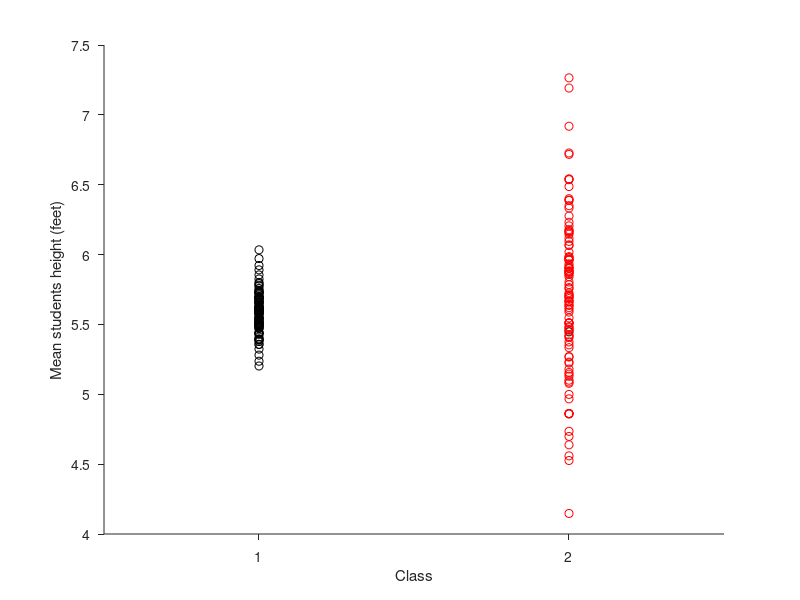
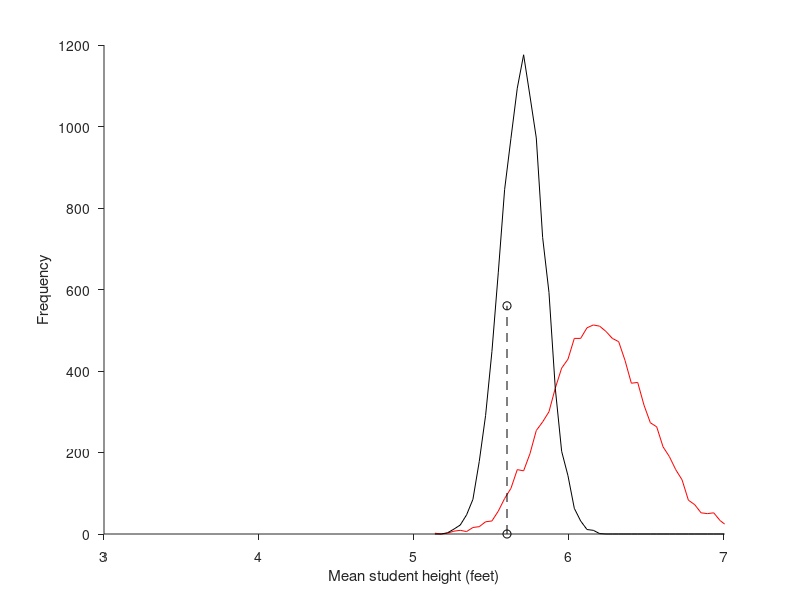

These figures' MATLAB source, in order: (Note: this script raises an error after producing the figures.)
%% Bootstrap: What is your confidence, given your data?
%
% - This tutorial will show how to implement a bootstrap method to
%   establish the reliability of a statistics given data samples of different
%   size.
% 
% Pestilli, Franco K310 Spring 2016 Indiana University Bloomington
close all

%% (0) Simulating data.
% We create two small data sets. Imagine measuring the height of two groups of
% students in two classes. One class has 200 students the other 12.

height.mean = 5.6; % feet
height.sd   = 2;

nStudents.class1 = 200;
nStudents.class2 = 12;

% Now imagine if we were to estimate the mean height of the students at IUB
% by measuring only from class 1 or class 2.
measuredHeight.class1 = height.mean + height.sd*randn(nStudents.class1,1); 
measuredHeight.class2 = height.mean + height.sd*randn(nStudents.class2,1); 
measuredHeight.meanClass1 = mean(measuredHeight.class1);
measuredHeight.meanClass2 = mean(measuredHeight.class2);

figure('name','Measured students heights','color','w')
plot([1, 2],[measuredHeight.meanClass1, measuredHeight.meanClass2],'ro')
ylabel('Mean students height (feet)')
xlabel('Class')
set(gca,'box','off','tickdir','out','xlim',[0.5 2.5],'xtick',[1 2])

% The two estimates are somehow different.
% Which one is more precise and why?

% Likely the sample with lower numerosity (class 2) is less precise. Or
% better the estimate of the mean from that sample is less reliable.
% We can demonstrate that this is true by repeating the above process.
measuredHeight.meanClass1(2) = mean(height.mean + height.sd*randn(nStudents.class1,1));
measuredHeight.meanClass2(2) = mean(height.mean + height.sd*randn(nStudents.class2,1));

% We plot the new means estimated from each sample
hold on
plot([1,2],[measuredHeight.meanClass1(2), measuredHeight.meanClass2(2)],'ko')

% OK the two estimates from class 1 (with more students) are more similar
% than those from Class 2 (with less students). So perhaps class 2 having
% less students have less reliable estimates.

% Let's test this hypothesis competelly. To do so we can repeate the above
% process not just twice but many times. Let's say 100 times.
nRepeats = 100;
for ii = 1:nRepeats
measuredHeight.meanClass1(ii) = mean(height.mean + height.sd*randn(nStudents.class1,1));
measuredHeight.meanClass2(ii) = mean(height.mean + height.sd*randn(nStudents.class2,1));
end

% We plot the new results:
% Which one of the two samples generates more variability around the true 
% mean? Why?
plot(ones(size(measuredHeight.meanClass1)),measuredHeight.meanClass1,'ko')
plot(2*ones(size(measuredHeight.meanClass2)),measuredHeight.meanClass2,'ro')

% Bootstrap allows to ask similar questions for cases where you have 
% no ways to repeate the experiment as we did about in our simulations.
%
% Imagine if you had only access to Class 2 and wanted to know the mean
% height of the students in the university. This is all you have.
nStudents.class2      = 12;
measuredHeight.class2 = height.mean + height.sd*randn(nStudents.class2,1); 
estimatedMean         = mean(measuredHeight.class2);

% Now you can ask the question: "OK I have this mean, how much should 
% I trust it?" The level of trust really depends (among many things) 
% on how many measurements we made. In this case 12. So how reliable is a
% mean estimated on 12 measurements represent?
%
% We can ask this question empirically. We can use our data to estimate the
% reliability for the estimate of the mean. To do that we are going to
% resample from our sample with replacement.
resampeldData = randsample(measuredHeight.class2,nStudents.class2,true);

% OK how much did our estimate of the mean students' height change by
% simply doing that?
estimatedMean2 = mean(resampeldData);

% What if we were to do this again?
resampeldData  = randsample(measuredHeight.class2,nStudents.class2,true);
estimatedMean3 = mean(resampeldData);

% OK we can go on and notice that everytime we resample we have a slgihtly
% different estimate of the mean. To really establish how reliable all
% these estimates are we really need to repeat this process many many
% times. By repeating the process many times let's say 10,000 times we will
% get a sense of how variable our estimated mean is given the single data
% set we collected. In other words we would estimate how well those 12
% measurements can constrain the estimate of the mean. How many other means
% could I have gotten if I only had access to these 12 measurements.
%
% Looking at the spread in means given this single data gives us a good
% idea of how reliable our measured mean might be. So let's do it. 

% Below we resample from the original sample 10,000 times and we comptue the
% mean everytime, we collect all the means and plot their distribution. A
% wide distrobution tells us that the 12 measurements do not constrain the
% mean very well, they ar enot very reliable.
numBoots = 10000;
for ib = 1:numBoots
estimatedMeans(ib) = mean(randsample(measuredHeight.class2,nStudents.class2,true));    
end

% We make a histogram to show the spread.
figure('name','Reliability of the estimates of the mean height','color','w')
[y,x] = hist(estimatedMeans,60);
plot(x,y,'r-')
set(gca,'box','off','tickdir','out','xlim',[3 7],'xtick',[3 4 5 6 7])
ylabel('Frequency')
xlabel('Mean student height (feet)')
hold on

% Next let's compare this distribution with the equivalent distribution
% that we would have obtained with a sample of larger size, like Class 1,
% which has 200 students.
for ib = 1:numBoots
estimatedMeans(ib) = mean(randsample(measuredHeight.class1,nStudents.class1,true));    
end
[y,x] = hist(estimatedMeans,x);
plot(x,y,'k-')

% Remember what was the real height:
plot([height.mean height.mean],[0 560],'ko--')

% You can see now that the red distribution under estimates the mean and
% covers a wide range of potential means. This is because the original
% sample was small - only 12 measurements. Collecting more measurements
% generates a better estimate yet not perfect black curve.
%
% This is an example of how bootstrapping your data can be used to get a 
% sense of the strength of evidence about your claim. Where you claim 
% is the estimate from a statistics comptued on sample of data collected.

% Matlab comes with a function that computes the Confidence Intervals usign
% bootstrap. The function computes improved methods for estimating
% confidence on an estimate.
ci = bootci(numBoots,{@mean,measuredHeight.class2},'type','bca');
plot(ci, [600 600],'rs--')

ci = bootci(numBoots,{@mean,measuredHeight.class1},'type','bca');
plot(ci, [650 650],'ks--')

% End
